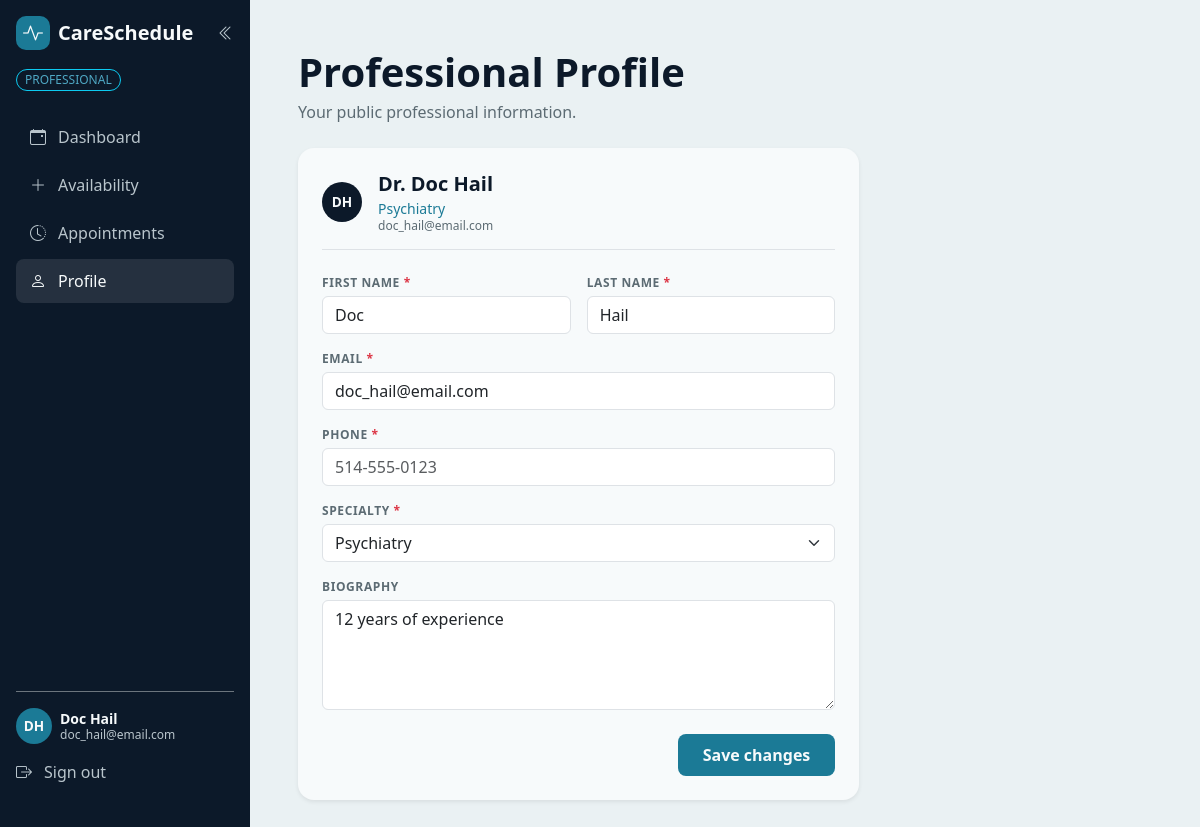
/professional/profile (signed in), run on the app's committed database.
### bp_app/models.py (models this page shows, shortened)
class Professional(UserMixin, db.Model):
    __tablename__ = "professional"
    id = db.Column(db.Integer, primary_key = True)
    email = db.Column(db.String(255), nullable = False, unique = True)
    username = db.Column(db.String(255), nullable = False, unique= True)
    password_hash = db.Column(db.String(255), nullable = False)
    firstname = db.Column(db.String(150), nullable = True)
    lastname = db.Column(db.String(150), nullable = True)
    specialty = db.Column(db.String(150), nullable = True)
    biography = db.Column(db.Text)
    availabilities = db.relationship(
        "Availability",
        back_populates = "professional"
    )

### bp_app/professional_routes.py (the view, shortened to what this page needs)
@professional.route("/professional/profile", methods=["GET", "POST"])
@login_required
def profile():
    if not isinstance(current_user, Professional):
        flash("This page is for professionals only.", "error")
        return redirect(url_for("main.home"))
    return render_template(
        "professional/profile.html",
        specialties=SPECIALTIES,
        active_page="profile",
    )

### bp_app/app.py (called while the page is built)
@login_manager.user_loader
def load_user(user_id):
    try:
        user_type, record_id = user_id.split(":", 1)
        model = {"Patient": Patient, "Professional": Professional}.get(user_type)
        return db.session.get(model, int(record_id)) if model else None
    except (AttributeError, TypeError, ValueError):
        return None

### bp_app/templates/professional/profile.html (shortened to what this page needs)
{% extends "components/dashboard_base.html" %}
{% block dashboard_content %}
    <div class="row">
        <div class="col-12 col-lg-8 col-xxl-6">
            <div class="mb-4">
                <h1 class="display-6 fw-bold text-app-navy mb-1">Professional Profile</h1>
                <p class="text-app-muted mb-0">Your public professional information.</p>
            </div>
            <div class="card border-0 shadow-sm rounded-4 bg-app-card p-4">
                <div class="d-flex align-items-center gap-3 pb-3 mb-4 border-bottom">
                    <div class="avatar avatar-lg bg-app-navy text-app-offwhite">
                        {{ current_user.firstname[:1] }}{{ current_user.lastname[:1] }}
                    </div>
                    <div class="lh-sm">
                        <div class="h5 fw-bold text-app-navy mb-1">
                            Dr. {{ current_user.firstname }} {{ current_user.lastname }}
                        </div>
                        <div class="text-app-teal small">{{ current_user.specialty }}</div>
                        <div class="text-app-muted text-xs">{{ current_user.email }}</div>
                    </div>
                </div>
                <form method="POST" action="{{ url_for('professional.profile') }}">
                    <div class="row g-3 mb-3">
                        <div class="col-12 col-md-6">
                            <label class="w-100">
                                <span class="eyebrow text-app-muted d-block mb-1">
                                    First name <span class="text-danger">*</span>
                                </span>
                                <input type="text" name="firstname" class="form-control"
                                       value="{{ current_user.firstname }}" required>
                            </label>
                        </div>
                        <div class="col-12 col-md-6">
                            <label class="w-100">
                                <span class="eyebrow text-app-muted d-block mb-1">
                                    Last name <span class="text-danger">*</span>
                                </span>
                                <input type="text" name="lastname" class="form-control"
                                       value="{{ current_user.lastname }}" required>
                            </label>
                        </div>
                    </div>
                    <label class="w-100 mb-3">
                        <span class="eyebrow text-app-muted d-block mb-1">
                            Email <span class="text-danger">*</span>
                        </span>
                        <input type="email" name="email" class="form-control"
                               value="{{ current_user.email }}" required>
                    </label>
                    <label class="w-100 mb-3">
                        <span class="eyebrow text-app-muted d-block mb-1">Phone <span class="text-danger">*</span> </span>
                        <input type="tel" name="phone" class="form-control"
                               value="{{ current_user.phone }}"
                               placeholder="514-555-0123" required>
                    </label>
                    <label class="w-100 mb-3">
                        <span class="eyebrow text-app-muted d-block mb-1">
                            Specialty <span class="text-danger">*</span>
                        </span>
                        <select name="specialty" class="form-select" required>
                            {% for option in specialties %}
                                <option value="{{ option }}"
                                        {{ 'selected' if option == current_user.specialty }}>
                                    {{ option }}
                                </option>
                            {% endfor %}
                        </select>
                    </label>
                    <label class="w-100 mb-4">
                        <span class="eyebrow text-app-muted d-block mb-1">Biography</span>
                        <textarea name="biography" class="form-control" rows="4"
                                  placeholder="A short introduction patients will see when booking."
                        >{{ current_user.biography or '' }}</textarea>
                    </label>
                    <div class="d-flex justify-content-end">
                        <button type="submit"
                                class="btn bg-app-teal text-app-offwhite fw-bold px-4 py-2 rounded-3">
                            Save changes
                        </button>
                    </div>
                </form>
            </div>
        </div>
    </div>
{% endblock %}

### bp_app/templates/components/sidebar.html (shortened to what this page needs)
<div class="offcanvas-lg offcanvas-start bg-app-navy dashboard-sidebar" tabindex="-1"
     id="appSidebar" aria-labelledby="appSidebarLabel">
    <div class="offcanvas-body d-flex flex-column justify-content-between p-3">
        <div>
            <div class="sidebar-head d-none d-lg-flex align-items-center justify-content-between mb-3">
                <a href="{{ url_for('professional.dashboard') }}"
                   class="d-flex align-items-center gap-2 text-decoration-none">
                    <div class="brand-mark">
                        <i class="bi bi-activity fs-5"></i>
                    </div>
                    <span class="brand-name fs-5 sidebar-label">CareSchedule</span>
                </a>
                <button class="btn border-0 p-0 text-app-muted-dark" type="button"
                        id="railToggle" aria-label="Collapse sidebar" aria-expanded="true">
                    <i class="bi bi-chevron-double-left" id="railToggleIcon"></i>
                </button>
            </div>
            <div class="mb-4 sidebar-label">
                <span class="badge border border-info text-app-teal-light rounded-pill px-2 py-1 fw-normal text-xs">
                    PROFESSIONAL
                </span>
            </div>
            <nav class="nav nav-pills flex-column gap-1">
                <a href="{{ url_for('professional.dashboard') }}" title="Dashboard"
                   class="nav-link-custom {{ 'active' if active_page == 'dashboard' }}">
                    <i class="bi bi-calendar-event"></i>
                    <span class="sidebar-label">Dashboard</span>
                </a>
                <a href="{{ url_for('professional.manage_availability') }}" title="Availability"
                   class="nav-link-custom {{ 'active' if active_page == 'availability' }}">
                    <i class="bi bi-plus-lg"></i>
                    <span class="sidebar-label">Availability</span>
                </a>
                <a href="{{ url_for('professional.appointment') }}" title="Appointments"
                   class="nav-link-custom {{ 'active' if active_page == 'appointments' }}">
                    <i class="bi bi-clock-history"></i>
                    <span class="sidebar-label">Appointments</span>
                </a>
                <a href="{{ url_for('professional.profile') }}" title="Profile"
                   class="nav-link-custom {{ 'active' if active_page == 'profile' }}">
                    <i class="bi bi-person"></i>
                    <span class="sidebar-label">Profile</span>
                </a>
            </nav>
        </div>
        <div class="border-top border-secondary pt-3 mt-auto">
            <div class="sidebar-user d-flex align-items-center gap-2 mb-3">
                <div class="avatar avatar-sm bg-app-teal text-app-offwhite">
                    {{ current_user.firstname[:1] }}{{ current_user.lastname[:1] }}
                </div>
                <div class="lh-sm sidebar-label">
                    <div class="fw-bold text-app-offwhite small">
                        {{ current_user.firstname }} {{ current_user.lastname }}
                    </div>
                    <div class="text-app-muted-dark text-xs">{{ current_user.email }}</div>
                </div>
            </div>
            <form action="{{ url_for('professional.logout') }}" method="POST">
                <button type="submit" title="Sign out"
                        class="nav-link-custom text-app-muted-dark small hover-white btn btn-link border-0 bg-transparent p-0 p-100 text-start text-decoration-none shadow-none">
                    <i class="bi bi-box-arrow-right"></i>
                    <span class="sidebar-label">Sign out</span>
                </button>
            </form>
        </div>
    </div>
</div>

### bp_app/static/styles.css (style rules this page uses)
h1 { color:white; }
.nav-link-custom { color: var(--app-muted-dark); border-radius: 8px; padding: 10px 14px; text-decoration: none; display: flex; align-items: center; gap: 12px; }
.nav-link-custom:hover, .nav-link-custom.active { background-color: rgba(255, 255, 255, 0.1); color: var(--app-offwhite); }

### bp_app/static/css/pages/dashboard.css (style rules this page uses)
.bg-app-navy { background-color: var(--app-navy); }
.eyebrow { font-size: 0.75rem; font-weight: 700; letter-spacing: 0.05em; text-transform: uppercase; }
.text-xs { font-size: 0.75rem; }
.avatar { width: 40px; height: 40px; flex-shrink: 0; border-radius: 50%; font-size:0.85rem; font-weight: 700; display:flex; align-items: center; justify-content: center; }
.avatar-sm { width: 36px; height: 36px; }
.text-app-teal-light { color: var(--app-teal-light); }
.brand-name { font-weight: 700; color: var(--app-offwhite); }
@media (min-width: 992px) { .dashboard-layout > .dashboard-sidebar { flex: 0 0 250px; width: 250px !important; max-width: 250px; min-height: 100vh; margin: 0; transition: flex-basis 0.2s ease, width 0.2s ease; } }
@media (min-width: 992px) { .dashboard-sidebar, .dashboard-sidebar .offcanvas-body { background-color: var(--app-navy) !important; } }
@media (min-width: 992px) { .dashboard-sidebar .offcanvas-body { flex-grow: 1; padding: 1rem; overflow-y: auto; min-height: 100vh; } }

### bp_app/static/css/base.css (style rules this page uses)
:root { --app-teal: #1b7a96; --app-navy: #0C1929; --app-offwhite: #f7fafb; --app-success: #1e8a5f; --app-error: #c0201a; --app-bg: #eaf1f3; --app-border: #d3e0e4; --app-muted: #5c6b73; --app-teal-light: #4fa8c4; --app-muted-dark: #b9c5cc; }
.brand-mark { width: 34px; height: 34px; border-radius: 10px; background-color: var(--app-teal); color: var(--app-offwhite); display: inline-flex; align-items: center; justify-content: center; }
.brand-name { font-weight: 700; color: var(--app-navy); }
.nav-link-custom { color: var(--app-muted-dark); border-radius: 8px; padding: 10px 14px; text-decoration: none; display: flex; align-items: center; gap: 12px; }
.nav-link-custom:hover, .nav-link-custom.active { background-color: rgba(255, 255, 255, 0.1); color: var(--app-offwhite); }
.bg-app-navy { background-color: var(--app-navy); }
.bg-app-teal { background-color: var(--app-teal); }
.bg-app-card { background-color: var(--app-offwhite); }
.text-app-navy { color: var(--app-navy); }
.text-app-teal { color: var(--app-teal); }
.text-app-teal-light { color: var(--app-teal-light); }
.text-app-offwhite { color: var(--app-offwhite); }
.text-app-muted { color: var(--app-muted); }
.text-app-muted-dark { color: var(--app-muted-dark); }

### data on the page
Professional: firstname "D", lastname "H", firstname "Doc", lastname "Hail", email "doc_hail@email.com", specialty "Psychiatry", biography "12 years of experience"

### other printed values
form field specialty "Psychiatry"
